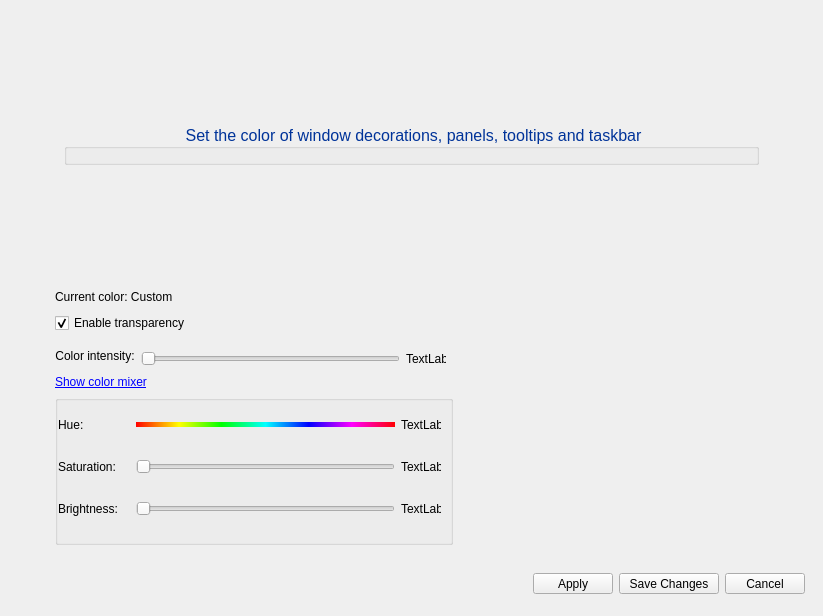
<?xml version="1.0" encoding="UTF-8"?>
<ui version="4.0">
 <class>MainWindow</class>
 <widget class="QMainWindow" name="MainWindow">
  <property name="geometry">
   <rect>
    <x>0</x>
    <y>0</y>
    <width>823</width>
    <height>616</height>
   </rect>
  </property>
  <property name="sizePolicy">
   <sizepolicy hsizetype="Preferred" vsizetype="Fixed">
    <horstretch>0</horstretch>
    <verstretch>0</verstretch>
   </sizepolicy>
  </property>
  <property name="minimumSize">
   <size>
    <width>759</width>
    <height>585</height>
   </size>
  </property>
  <property name="windowTitle">
   <string>Change the accent color of your theme</string>
  </property>
  <property name="windowIcon">
   <iconset theme="style"/>
  </property>
  <property name="styleSheet">
   <string notr="true"/>
  </property>
  <widget class="QWidget" name="centralwidget">
   <property name="styleSheet">
    <string notr="true"/>
   </property>
   <layout class="QGridLayout" name="gridLayout_3">
    <item row="4" column="1">
     <widget class="QLabel" name="label">
      <property name="sizePolicy">
       <sizepolicy hsizetype="Maximum" vsizetype="Preferred">
        <horstretch>0</horstretch>
        <verstretch>0</verstretch>
       </sizepolicy>
      </property>
      <property name="minimumSize">
       <size>
        <width>0</width>
        <height>0</height>
       </size>
      </property>
      <property name="maximumSize">
       <size>
        <width>16777215</width>
        <height>20</height>
       </size>
      </property>
      <property name="text">
       <string>Color intensity:</string>
      </property>
      <property name="alignment">
       <set>Qt::AlignmentFlag::AlignHCenter|Qt::AlignmentFlag::AlignTop</set>
      </property>
     </widget>
    </item>
    <item row="1" column="0">
     <spacer name="horizontalSpacer_4">
      <property name="orientation">
       <enum>Qt::Orientation::Horizontal</enum>
      </property>
      <property name="sizeType">
       <enum>QSizePolicy::Policy::Preferred</enum>
      </property>
      <property name="sizeHint" stdset="0">
       <size>
        <width>40</width>
        <height>20</height>
       </size>
      </property>
     </spacer>
    </item>
    <item row="1" column="1" colspan="2">
     <widget class="QLabel" name="color_name_label">
      <property name="sizePolicy">
       <sizepolicy hsizetype="Preferred" vsizetype="Fixed">
        <horstretch>0</horstretch>
        <verstretch>0</verstretch>
       </sizepolicy>
      </property>
      <property name="text">
       <string>Current color: Custom</string>
      </property>
     </widget>
    </item>
    <item row="7" column="1">
     <spacer name="verticalSpacer">
      <property name="orientation">
       <enum>Qt::Orientation::Vertical</enum>
      </property>
      <property name="sizeType">
       <enum>QSizePolicy::Policy::Minimum</enum>
      </property>
      <property name="sizeHint" stdset="0">
       <size>
        <width>20</width>
        <height>10</height>
       </size>
      </property>
     </spacer>
    </item>
    <item row="6" column="1" colspan="4">
     <widget class="QGroupBox" name="colorMixerGroupBox">
      <property name="sizePolicy">
       <sizepolicy hsizetype="Maximum" vsizetype="Preferred">
        <horstretch>0</horstretch>
        <verstretch>0</verstretch>
       </sizepolicy>
      </property>
      <property name="minimumSize">
       <size>
        <width>0</width>
        <height>150</height>
       </size>
      </property>
      <property name="title">
       <string/>
      </property>
      <property name="flat">
       <bool>false</bool>
      </property>
      <layout class="QGridLayout" name="gridLayout_2">
       <property name="leftMargin">
        <number>0</number>
       </property>
       <property name="topMargin">
        <number>0</number>
       </property>
       <item row="2" column="2">
        <widget class="QSlider" name="saturation_Slider">
         <property name="sizePolicy">
          <sizepolicy hsizetype="Fixed" vsizetype="Fixed">
           <horstretch>0</horstretch>
           <verstretch>0</verstretch>
          </sizepolicy>
         </property>
         <property name="minimumSize">
          <size>
           <width>259</width>
           <height>25</height>
          </size>
         </property>
         <property name="maximumSize">
          <size>
           <width>259</width>
           <height>16777215</height>
          </size>
         </property>
         <property name="maximum">
          <number>100</number>
         </property>
         <property name="orientation">
          <enum>Qt::Orientation::Horizontal</enum>
         </property>
        </widget>
       </item>
       <item row="3" column="0">
        <widget class="QLabel" name="label_4">
         <property name="sizePolicy">
          <sizepolicy hsizetype="Minimum" vsizetype="Preferred">
           <horstretch>0</horstretch>
           <verstretch>0</verstretch>
          </sizepolicy>
         </property>
         <property name="minimumSize">
          <size>
           <width>72</width>
           <height>0</height>
          </size>
         </property>
         <property name="maximumSize">
          <size>
           <width>72</width>
           <height>16777215</height>
          </size>
         </property>
         <property name="text">
          <string>Brightness:</string>
         </property>
         <property name="alignment">
          <set>Qt::AlignmentFlag::AlignLeading|Qt::AlignmentFlag::AlignLeft|Qt::AlignmentFlag::AlignVCenter</set>
         </property>
         <property name="margin">
          <number>0</number>
         </property>
        </widget>
       </item>
       <item row="1" column="0">
        <widget class="QLabel" name="label_2">
         <property name="sizePolicy">
          <sizepolicy hsizetype="Minimum" vsizetype="Preferred">
           <horstretch>0</horstretch>
           <verstretch>0</verstretch>
          </sizepolicy>
         </property>
         <property name="minimumSize">
          <size>
           <width>72</width>
           <height>0</height>
          </size>
         </property>
         <property name="maximumSize">
          <size>
           <width>72</width>
           <height>16777215</height>
          </size>
         </property>
         <property name="text">
          <string>Hue:</string>
         </property>
         <property name="alignment">
          <set>Qt::AlignmentFlag::AlignLeading|Qt::AlignmentFlag::AlignLeft|Qt::AlignmentFlag::AlignVCenter</set>
         </property>
         <property name="margin">
          <number>0</number>
         </property>
        </widget>
       </item>
       <item row="3" column="3">
        <widget class="QLabel" name="brightness_label">
         <property name="minimumSize">
          <size>
           <width>40</width>
           <height>0</height>
          </size>
         </property>
         <property name="maximumSize">
          <size>
           <width>40</width>
           <height>16777215</height>
          </size>
         </property>
         <property name="text">
          <string>TextLabel</string>
         </property>
        </widget>
       </item>
       <item row="2" column="3">
        <widget class="QLabel" name="saturation_label">
         <property name="minimumSize">
          <size>
           <width>40</width>
           <height>0</height>
          </size>
         </property>
         <property name="maximumSize">
          <size>
           <width>40</width>
           <height>16777215</height>
          </size>
         </property>
         <property name="text">
          <string>TextLabel</string>
         </property>
        </widget>
       </item>
       <item row="1" column="3">
        <widget class="QLabel" name="hue_label">
         <property name="minimumSize">
          <size>
           <width>40</width>
           <height>0</height>
          </size>
         </property>
         <property name="maximumSize">
          <size>
           <width>40</width>
           <height>16777215</height>
          </size>
         </property>
         <property name="text">
          <string>TextLabel</string>
         </property>
        </widget>
       </item>
       <item row="1" column="2">
        <widget class="QSlider" name="hue_Slider">
         <property name="sizePolicy">
          <sizepolicy hsizetype="Fixed" vsizetype="Fixed">
           <horstretch>0</horstretch>
           <verstretch>0</verstretch>
          </sizepolicy>
         </property>
         <property name="minimumSize">
          <size>
           <width>259</width>
           <height>25</height>
          </size>
         </property>
         <property name="maximumSize">
          <size>
           <width>259</width>
           <height>16777215</height>
          </size>
         </property>
         <property name="styleSheet">
          <string notr="true">QSlider::groove:horizontal {
	background-color: qlineargradient(x1: 0, y1: 1, x2: 1, y2: 1, stop: 0 #FF0000, stop: 0.167 #FFFF00, stop: 0.33 #00FF00, stop: 0.5 #00FFFF, stop: 0.667 #0000FF, stop: 0.833 #FF00FF, stop: 1 #FF0000);
	height: 5px;
	position: absolute;
}
</string>
         </property>
         <property name="maximum">
          <number>359</number>
         </property>
         <property name="value">
          <number>0</number>
         </property>
         <property name="orientation">
          <enum>Qt::Orientation::Horizontal</enum>
         </property>
        </widget>
       </item>
       <item row="3" column="2">
        <widget class="QSlider" name="Lightness_Slider">
         <property name="sizePolicy">
          <sizepolicy hsizetype="Fixed" vsizetype="Fixed">
           <horstretch>0</horstretch>
           <verstretch>0</verstretch>
          </sizepolicy>
         </property>
         <property name="minimumSize">
          <size>
           <width>259</width>
           <height>25</height>
          </size>
         </property>
         <property name="maximumSize">
          <size>
           <width>259</width>
           <height>16777215</height>
          </size>
         </property>
         <property name="maximum">
          <number>100</number>
         </property>
         <property name="orientation">
          <enum>Qt::Orientation::Horizontal</enum>
         </property>
        </widget>
       </item>
       <item row="2" column="0">
        <widget class="QLabel" name="label_3">
         <property name="sizePolicy">
          <sizepolicy hsizetype="Minimum" vsizetype="Preferred">
           <horstretch>0</horstretch>
           <verstretch>0</verstretch>
          </sizepolicy>
         </property>
         <property name="minimumSize">
          <size>
           <width>72</width>
           <height>0</height>
          </size>
         </property>
         <property name="maximumSize">
          <size>
           <width>72</width>
           <height>16777215</height>
          </size>
         </property>
         <property name="text">
          <string>Saturation:</string>
         </property>
         <property name="alignment">
          <set>Qt::AlignmentFlag::AlignLeading|Qt::AlignmentFlag::AlignLeft|Qt::AlignmentFlag::AlignVCenter</set>
         </property>
         <property name="margin">
          <number>0</number>
         </property>
        </widget>
       </item>
      </layout>
     </widget>
    </item>
    <item row="5" column="1" colspan="2">
     <widget class="QLabel" name="colorMixerLabel">
      <property name="sizePolicy">
       <sizepolicy hsizetype="Preferred" vsizetype="Fixed">
        <horstretch>0</horstretch>
        <verstretch>0</verstretch>
       </sizepolicy>
      </property>
      <property name="cursor">
       <cursorShape>PointingHandCursor</cursorShape>
      </property>
      <property name="text">
       <string>&lt;a href=&quot;no&quot;&gt;Show color mixer&lt;/a&gt;</string>
      </property>
      <property name="textFormat">
       <enum>Qt::TextFormat::RichText</enum>
      </property>
      <property name="openExternalLinks">
       <bool>false</bool>
      </property>
      <property name="textInteractionFlags">
       <set>Qt::TextInteractionFlag::LinksAccessibleByMouse</set>
      </property>
     </widget>
    </item>
    <item row="4" column="3">
     <widget class="QLabel" name="alpha_label">
      <property name="minimumSize">
       <size>
        <width>40</width>
        <height>0</height>
       </size>
      </property>
      <property name="maximumSize">
       <size>
        <width>40</width>
        <height>16777215</height>
       </size>
      </property>
      <property name="text">
       <string>TextLabel</string>
      </property>
     </widget>
    </item>
    <item row="2" column="1" colspan="2">
     <widget class="QCheckBox" name="kcfg_EnableTransparency">
      <property name="maximumSize">
       <size>
        <width>16777215</width>
        <height>16777215</height>
       </size>
      </property>
      <property name="toolTip">
       <string>Enables/disables the transparency of the entire theme. 
NOTE: This setting does NOT affect compositing settings.</string>
      </property>
      <property name="text">
       <string>Enable transparency</string>
      </property>
      <property name="checked">
       <bool>true</bool>
      </property>
     </widget>
    </item>
    <item row="8" column="0" colspan="6">
     <widget class="QWidget" name="widget" native="true">
      <property name="sizePolicy">
       <sizepolicy hsizetype="Preferred" vsizetype="Preferred">
        <horstretch>0</horstretch>
        <verstretch>0</verstretch>
       </sizepolicy>
      </property>
      <property name="minimumSize">
       <size>
        <width>290</width>
        <height>0</height>
       </size>
      </property>
      <property name="styleSheet">
       <string notr="true"/>
      </property>
      <layout class="QHBoxLayout" name="horizontalLayout">
       <item>
        <spacer name="horizontalSpacer">
         <property name="orientation">
          <enum>Qt::Orientation::Horizontal</enum>
         </property>
         <property name="sizeHint" stdset="0">
          <size>
           <width>40</width>
           <height>20</height>
          </size>
         </property>
        </spacer>
       </item>
       <item>
        <widget class="QPushButton" name="apply_Button">
         <property name="sizePolicy">
          <sizepolicy hsizetype="Fixed" vsizetype="Fixed">
           <horstretch>0</horstretch>
           <verstretch>0</verstretch>
          </sizepolicy>
         </property>
         <property name="minimumSize">
          <size>
           <width>0</width>
           <height>21</height>
          </size>
         </property>
         <property name="maximumSize">
          <size>
           <width>16777215</width>
           <height>21</height>
          </size>
         </property>
         <property name="text">
          <string>Apply</string>
         </property>
        </widget>
       </item>
       <item>
        <widget class="QPushButton" name="saveChanges_Button">
         <property name="sizePolicy">
          <sizepolicy hsizetype="Fixed" vsizetype="Fixed">
           <horstretch>0</horstretch>
           <verstretch>0</verstretch>
          </sizepolicy>
         </property>
         <property name="minimumSize">
          <size>
           <width>100</width>
           <height>21</height>
          </size>
         </property>
         <property name="maximumSize">
          <size>
           <width>100</width>
           <height>21</height>
          </size>
         </property>
         <property name="text">
          <string>Save Changes</string>
         </property>
        </widget>
       </item>
       <item>
        <widget class="QPushButton" name="cancel_Button">
         <property name="sizePolicy">
          <sizepolicy hsizetype="Fixed" vsizetype="Fixed">
           <horstretch>0</horstretch>
           <verstretch>0</verstretch>
          </sizepolicy>
         </property>
         <property name="minimumSize">
          <size>
           <width>0</width>
           <height>21</height>
          </size>
         </property>
         <property name="maximumSize">
          <size>
           <width>16777215</width>
           <height>21</height>
          </size>
         </property>
         <property name="text">
          <string>Cancel</string>
         </property>
        </widget>
       </item>
      </layout>
     </widget>
    </item>
    <item row="3" column="1">
     <spacer name="verticalSpacer_3">
      <property name="orientation">
       <enum>Qt::Orientation::Vertical</enum>
      </property>
      <property name="sizeType">
       <enum>QSizePolicy::Policy::Fixed</enum>
      </property>
      <property name="sizeHint" stdset="0">
       <size>
        <width>20</width>
        <height>10</height>
       </size>
      </property>
     </spacer>
    </item>
    <item row="4" column="4">
     <spacer name="horizontalSpacer_3">
      <property name="orientation">
       <enum>Qt::Orientation::Horizontal</enum>
      </property>
      <property name="sizeType">
       <enum>QSizePolicy::Policy::MinimumExpanding</enum>
      </property>
      <property name="sizeHint" stdset="0">
       <size>
        <width>40</width>
        <height>20</height>
       </size>
      </property>
     </spacer>
    </item>
    <item row="4" column="2">
     <widget class="QSlider" name="alpha_slider">
      <property name="sizePolicy">
       <sizepolicy hsizetype="MinimumExpanding" vsizetype="Preferred">
        <horstretch>1</horstretch>
        <verstretch>0</verstretch>
       </sizepolicy>
      </property>
      <property name="minimumSize">
       <size>
        <width>259</width>
        <height>0</height>
       </size>
      </property>
      <property name="maximumSize">
       <size>
        <width>250</width>
        <height>16777215</height>
       </size>
      </property>
      <property name="minimum">
       <number>26</number>
      </property>
      <property name="maximum">
       <number>217</number>
      </property>
      <property name="orientation">
       <enum>Qt::Orientation::Horizontal</enum>
      </property>
     </widget>
    </item>
    <item row="4" column="5">
     <spacer name="horizontalSpacer_5">
      <property name="orientation">
       <enum>Qt::Orientation::Horizontal</enum>
      </property>
      <property name="sizeType">
       <enum>QSizePolicy::Policy::Preferred</enum>
      </property>
      <property name="sizeHint" stdset="0">
       <size>
        <width>40</width>
        <height>20</height>
       </size>
      </property>
     </spacer>
    </item>
    <item row="0" column="1" colspan="4">
     <widget class="QScrollArea" name="scrollArea">
      <property name="sizePolicy">
       <sizepolicy hsizetype="Expanding" vsizetype="Fixed">
        <horstretch>0</horstretch>
        <verstretch>0</verstretch>
       </sizepolicy>
      </property>
      <property name="minimumSize">
       <size>
        <width>0</width>
        <height>272</height>
       </size>
      </property>
      <property name="frameShape">
       <enum>QFrame::Shape::NoFrame</enum>
      </property>
      <property name="verticalScrollBarPolicy">
       <enum>Qt::ScrollBarPolicy::ScrollBarAlwaysOff</enum>
      </property>
      <property name="horizontalScrollBarPolicy">
       <enum>Qt::ScrollBarPolicy::ScrollBarAlwaysOff</enum>
      </property>
      <property name="widgetResizable">
       <bool>true</bool>
      </property>
      <widget class="QWidget" name="scrollAreaWidgetContents_4">
       <property name="geometry">
        <rect>
         <x>0</x>
         <y>0</y>
         <width>727</width>
         <height>272</height>
        </rect>
       </property>
       <layout class="QVBoxLayout" name="verticalLayout">
        <item>
         <widget class="QGroupBox" name="groupBox">
          <property name="sizePolicy">
           <sizepolicy hsizetype="Preferred" vsizetype="Maximum">
            <horstretch>0</horstretch>
            <verstretch>0</verstretch>
           </sizepolicy>
          </property>
          <property name="maximumSize">
           <size>
            <width>16777215</width>
            <height>16777215</height>
           </size>
          </property>
          <property name="font">
           <font>
            <pointsize>12</pointsize>
            <italic>false</italic>
            <bold>false</bold>
           </font>
          </property>
          <property name="styleSheet">
           <string notr="true">QGroupBox::title {
	color: #003399;
}</string>
          </property>
          <property name="title">
           <string>Set the color of window decorations, panels, tooltips and taskbar</string>
          </property>
          <property name="alignment">
           <set>Qt::AlignmentFlag::AlignCenter</set>
          </property>
         </widget>
        </item>
       </layout>
      </widget>
     </widget>
    </item>
   </layout>
  </widget>
 </widget>
 <resources/>
 <connections/>
</ui>
